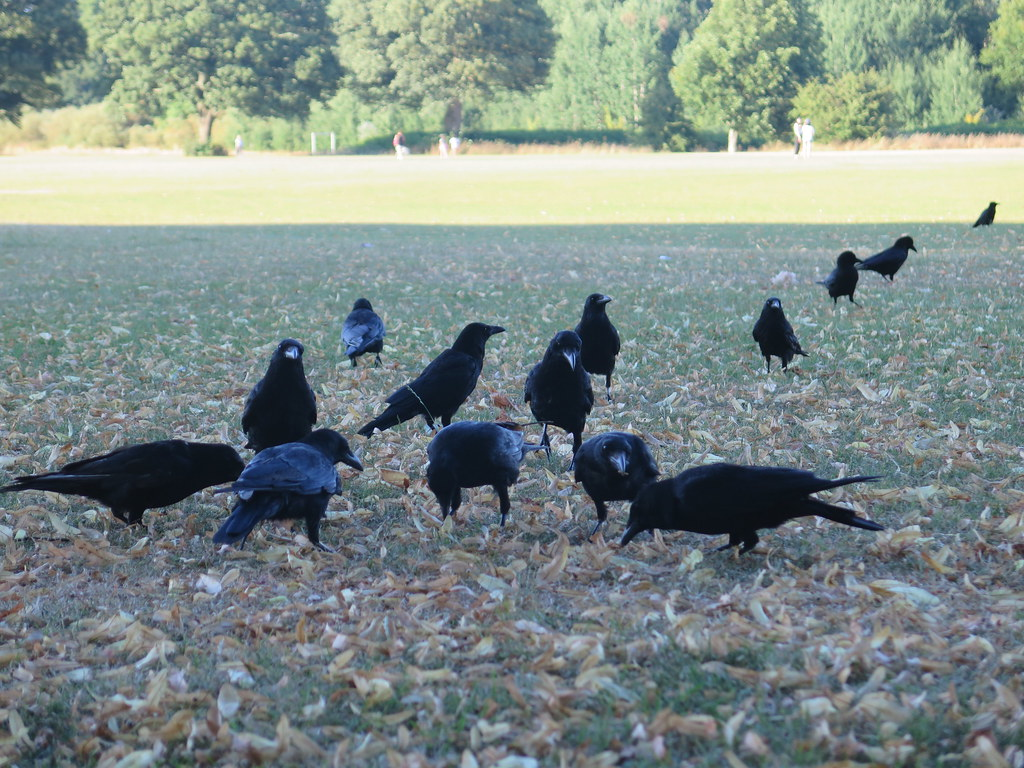
#> input picture crowDetection/crow2.jpg, 1024 x 768 px
$ jupyter execute --allow-errors 'Finalized Image Processing.ipynb'   (shell and % lines are left out)   (older library calls are emulated)
#> lines starting #> are read from the running program, lines starting #| are printed output that depends on the picture; after the words box and inside, x2 and y2 are one past the last pixel; in counts of white or black regions, pixels touching at a corner belong together
[cell 1]
import matplotlib.pyplot as plt
import matplotlib.image as mpimg
import numpy as np
import numpy as np
import matplotlib.pyplot as plt


plt.figure(figsize=(10,10))
from scipy import misc

# Read Images
img = misc.imread(r'crow2.jpg')
#> img is the input picture: shape (768, 1024, 3); mean R, G, B 126.4, 139.5, 136
#from PIL import Image
#img = Image.open("crow2.jpg")
# Output Images
plt.imshow(img)

[cell 2]
import tensorflow_datasets as tfds
#> (the rest of this cell did not finish here and is left out)

[cell 3]
import skimage.color

grayscale = skimage.color.rgb2gray(img)
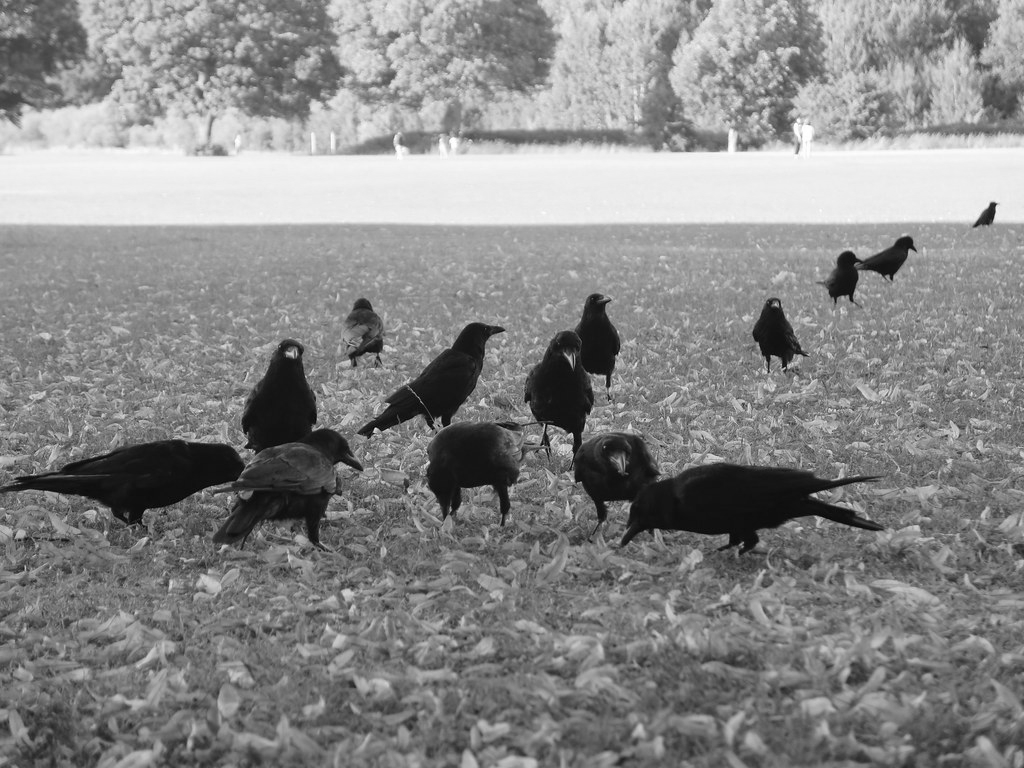
#> grayscale: shape (768, 1024) float64; min 0.00844, max 1, mean 0.535
img_hsv = skimage.color.rgb2hsv(img)
#> img_hsv: shape (768, 1024, 3) float64; mean of channels 0, 1, 2 0.46, 0.203, 0.572

fig, axes = plt.subplots(1, 3, figsize=(10, 10))
ax = axes.ravel()
ax[0].imshow(img)
ax[0].set_title("Original")

ax[1].imshow(grayscale, cmap=plt.cm.gray)
ax[1].set_title("Grayscale")

ax[2].imshow(img_hsv,cmap ="hsv")
ax[2].set_title("HSV")

fig.tight_layout()
plt.show()
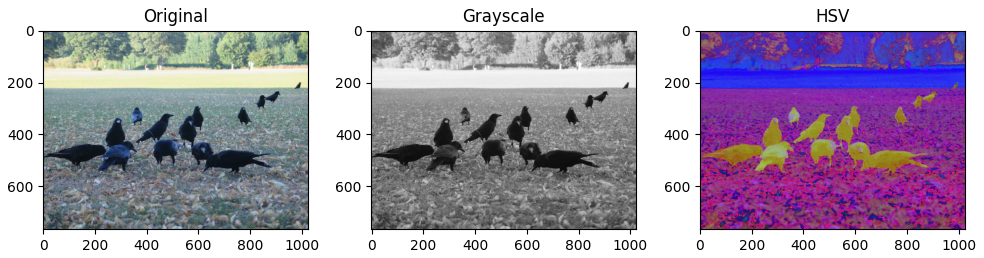
#> figure drawn by matplotlib, 3 panels

[cell 4]
import cv2
import numpy as np
import scipy
import matplotlib.pyplot as plt

img = cv2.imread(r'crow.jpg')
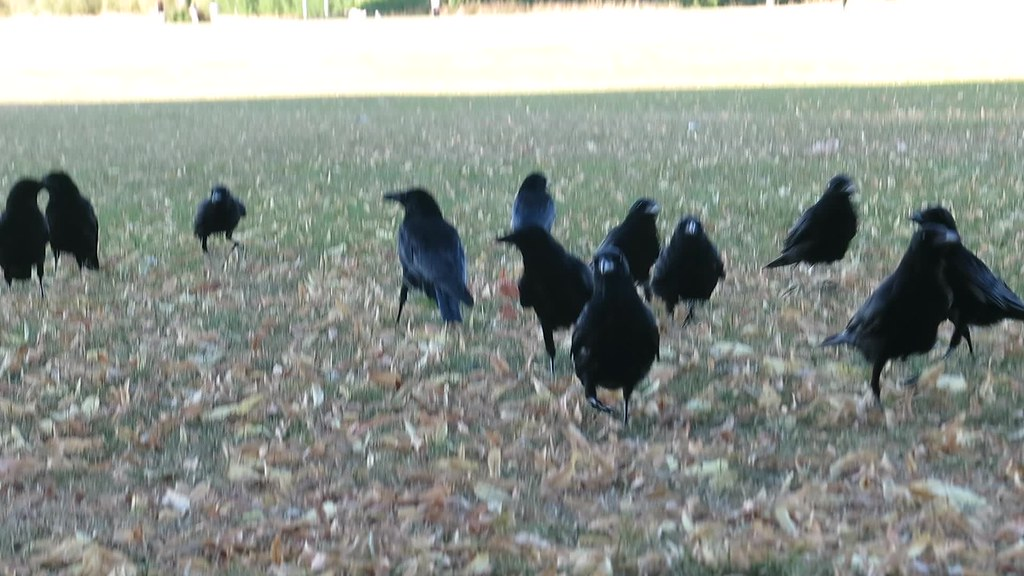
#> input picture crowDetection/crow.jpg, 1024 x 576 px
#> img is the input picture: shape (576, 1024, 3); mean B, G, R 142.3, 147.8, 141.4
hsv =cv2.cvtColor(img,cv2.COLOR_BGR2HSV)
#> hsv: shape (576, 1024, 3); mean H, S, V 62, 27.7, 149.8

[cell 5]
plt.imshow(hsv)

[cell 6]
#hsv = cv2.cvtColor(img, cv2.COLOR_BGR2HSV)

lower_gray = np.array([0,0,0], np.uint8)
upper_gray = np.array([50,50,100], np.uint8)

mask_gray = cv2.inRange(img, lower_gray, upper_gray)
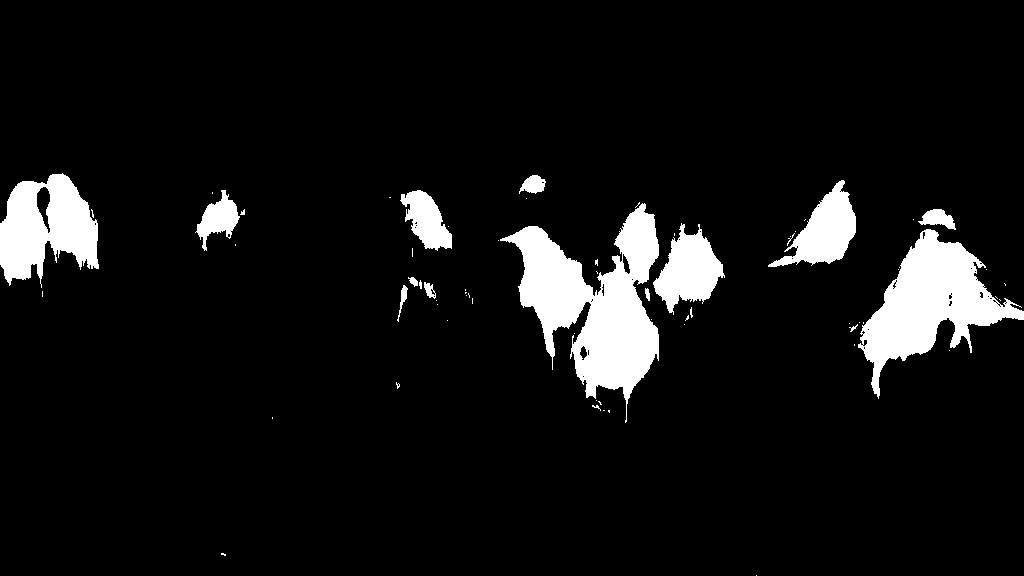
#> mask_gray: shape (576, 1024); 7.5% white; 67 white regions (52 under 20 px), largest, box (x1, y1, x2, y2) and area: (500, 203, 659, 423) 15018, (858, 229, 1024, 399) 11029, (0, 173, 99, 288) 7072
img_res = cv2.bitwise_and(img, img, mask = mask_gray)
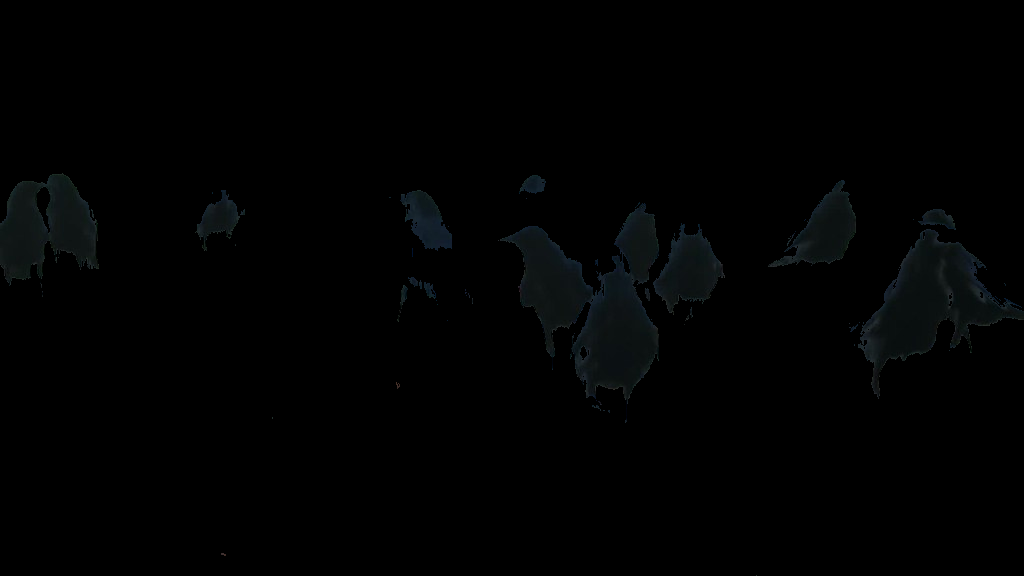
#> img_res: shape (576, 1024, 3); mean B, G, R 1.9, 1.8, 1.2

[cell 7]
from matplotlib.colors import hsv_to_rgb
lo_square = np.full((10, 10, 3), lower_gray, dtype=np.uint8) / 255.0
do_square = np.full((10, 10, 3), upper_gray, dtype=np.uint8) / 255.0
plt.subplot(1, 2, 1)
plt.imshow(hsv_to_rgb(do_square))
plt.subplot(1, 2, 2)
plt.imshow(hsv_to_rgb(lo_square))
plt.show()
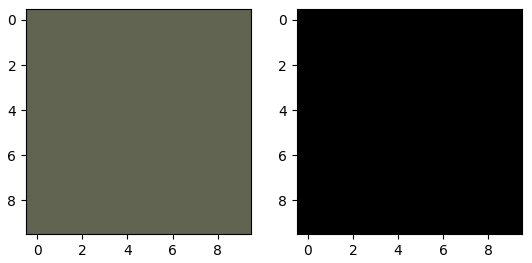
#> figure drawn by matplotlib, 2 panels

[cell 8]
plt.imshow(mask_gray,cmap="gray")

[cell 9]
kernel = np.ones((3, 3), np.uint8)
closing = cv2.morphologyEx(mask_gray, cv2.MORPH_CLOSE,
                            kernel, iterations = 5)
#> closing: shape (576, 1024); 8.2% white; 23 white regions (15 under 20 px), largest, box (x1, y1, x2, y2) and area: (498, 202, 725, 423) 20345, (849, 209, 1024, 399) 12253, (0, 173, 99, 288) 7666

# Background area using Dialation
bg = cv2.dilate(closing, kernel, iterations = 2)
#> bg: shape (576, 1024); 9.6% white; 17 white regions (1 under 20 px), largest, box (x1, y1, x2, y2) and area: (496, 200, 727, 425) 23242, (847, 207, 1024, 401) 14056, (0, 171, 101, 299) 8672

# Finding foreground area
dist_transform = cv2.distanceTransform(closing, cv2.DIST_L2, 0)
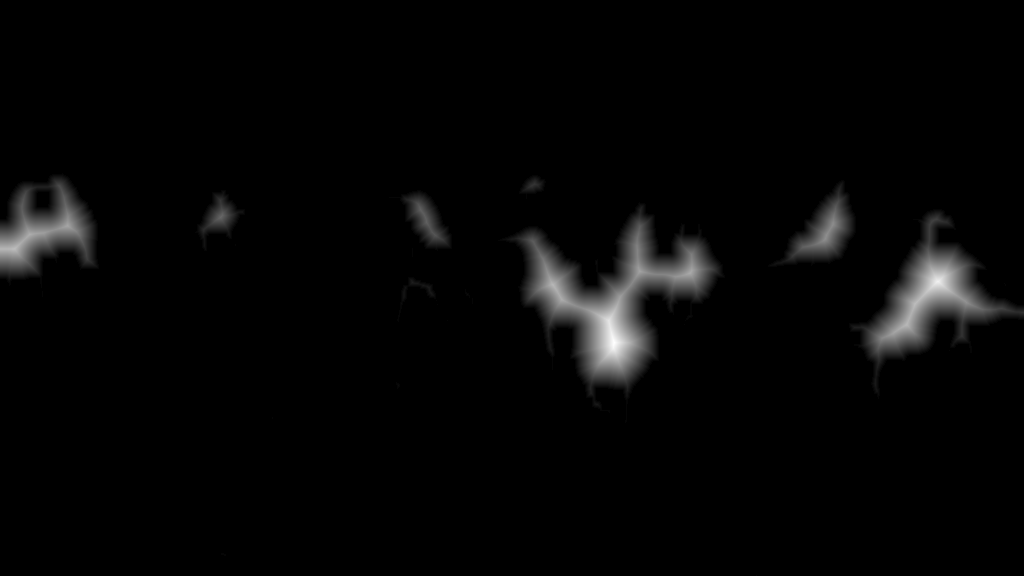
#> dist_transform: shape (576, 1024) float32; min 0, max 42.44, mean 1; drawn with min black and max white
ret, fg = cv2.threshold(dist_transform, 0.03* dist_transform.max(), 255, 0)
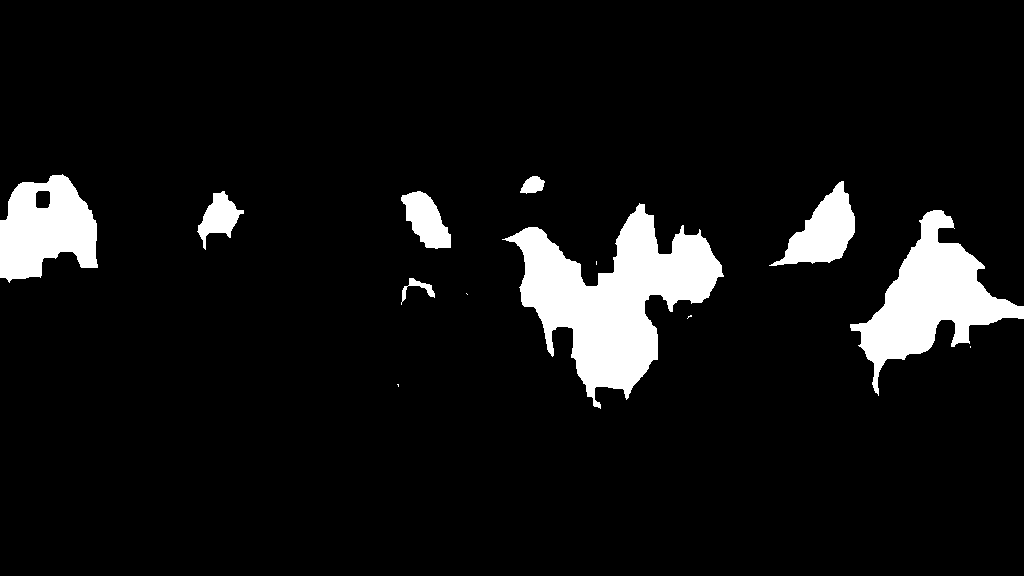
#> fg: shape (576, 1024) float32; 7.6% white; 13 white regions (5 under 20 px), largest, box (x1, y1, x2, y2) and area: (502, 203, 724, 409) 19210, (850, 210, 1024, 396) 11555, (0, 174, 98, 283) 7268
#> ret = 1.27

plt.imshow(fg,cmap="gray")
